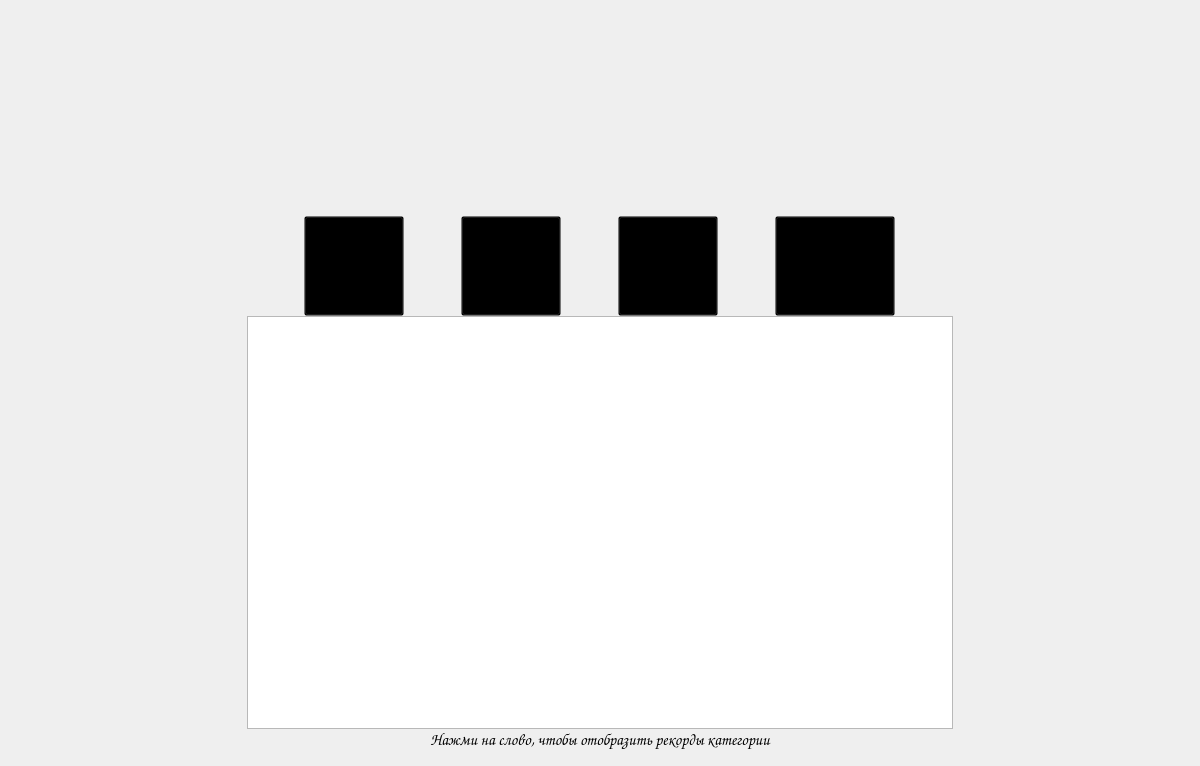
<?xml version="1.0" encoding="UTF-8"?>
<ui version="4.0">
 <class>top_menu</class>
 <widget class="QWidget" name="top_menu">
  <property name="geometry">
   <rect>
    <x>0</x>
    <y>0</y>
    <width>1200</width>
    <height>766</height>
   </rect>
  </property>
  <property name="maximumSize">
   <size>
    <width>1920</width>
    <height>1080</height>
   </size>
  </property>
  <property name="windowTitle">
   <string>Слепопечать v0.1</string>
  </property>
  <property name="styleSheet">
   <string notr="true">#top_menu {
	background-color: transparent;
	background: none;
	border: none;
	background-repeat: none;
}</string>
  </property>
  <layout class="QHBoxLayout" name="horizontalLayout" stretch="1,3,1">
   <property name="spacing">
    <number>0</number>
   </property>
   <item>
    <layout class="QVBoxLayout" name="verticalLayout_4" stretch="0">
     <item>
      <spacer name="horizontalSpacer">
       <property name="orientation">
        <enum>Qt::Horizontal</enum>
       </property>
       <property name="sizeHint" stdset="0">
        <size>
         <width>40</width>
         <height>20</height>
        </size>
       </property>
      </spacer>
     </item>
    </layout>
   </item>
   <item>
    <layout class="QVBoxLayout" name="verticalLayout" stretch="1,1,5,0">
     <property name="spacing">
      <number>0</number>
     </property>
     <property name="sizeConstraint">
      <enum>QLayout::SetNoConstraint</enum>
     </property>
     <property name="topMargin">
      <number>5</number>
     </property>
     <property name="bottomMargin">
      <number>5</number>
     </property>
     <item alignment="Qt::AlignHCenter">
      <widget class="QLabel" name="record_logo">
       <property name="sizePolicy">
        <sizepolicy hsizetype="Preferred" vsizetype="Preferred">
         <horstretch>0</horstretch>
         <verstretch>0</verstretch>
        </sizepolicy>
       </property>
       <property name="minimumSize">
        <size>
         <width>600</width>
         <height>200</height>
        </size>
       </property>
       <property name="maximumSize">
        <size>
         <width>650</width>
         <height>250</height>
        </size>
       </property>
       <property name="styleSheet">
        <string notr="true">#record_logo {
background-color: transparent;
border-image: url(:/images/images/top_logo.png);
background: none;
border: none;
background-repeat: none;
}
</string>
       </property>
       <property name="text">
        <string/>
       </property>
       <property name="alignment">
        <set>Qt::AlignCenter</set>
       </property>
      </widget>
     </item>
     <item>
      <layout class="QHBoxLayout" name="horizontalLayout_2" stretch="1,1,1,0">
       <item>
        <widget class="QPushButton" name="record_words_button">
         <property name="minimumSize">
          <size>
           <width>100</width>
           <height>100</height>
          </size>
         </property>
         <property name="maximumSize">
          <size>
           <width>100</width>
           <height>100</height>
          </size>
         </property>
         <property name="font">
          <font>
           <family>Comic Sans MS</family>
           <pointsize>20</pointsize>
           <weight>50</weight>
           <italic>false</italic>
           <bold>false</bold>
          </font>
         </property>
         <property name="styleSheet">
          <string notr="true">#record_words_button {
    background: transparent;
    font: &quot;Comic Sans MS&quot;;
    font-size: 20pt;
}

#record_words_button:pressed {
    background: transparent;
    font: &quot;Comic Sans MS&quot;;
    font-size: 18pt;
}</string>
         </property>
         <property name="text">
          <string>Слова</string>
         </property>
        </widget>
       </item>
       <item>
        <widget class="QPushButton" name="record_nums_button">
         <property name="minimumSize">
          <size>
           <width>100</width>
           <height>100</height>
          </size>
         </property>
         <property name="maximumSize">
          <size>
           <width>100</width>
           <height>100</height>
          </size>
         </property>
         <property name="font">
          <font>
           <family>Comic Sans MS</family>
           <pointsize>20</pointsize>
           <weight>50</weight>
           <italic>false</italic>
           <bold>false</bold>
          </font>
         </property>
         <property name="styleSheet">
          <string notr="true">#record_nums_button {
    background: transparent;
    font: &quot;Comic Sans MS&quot;;
    font-size: 20pt;
}

#record_nums_button:pressed {
    background: transparent;
    font: &quot;Comic Sans MS&quot;;
    font-size: 18pt;
}</string>
         </property>
         <property name="text">
          <string>Числа</string>
         </property>
        </widget>
       </item>
       <item>
        <widget class="QPushButton" name="record_letters_button">
         <property name="minimumSize">
          <size>
           <width>100</width>
           <height>100</height>
          </size>
         </property>
         <property name="maximumSize">
          <size>
           <width>100</width>
           <height>100</height>
          </size>
         </property>
         <property name="font">
          <font>
           <family>Comic Sans MS</family>
           <pointsize>20</pointsize>
           <weight>50</weight>
           <italic>false</italic>
           <bold>false</bold>
          </font>
         </property>
         <property name="styleSheet">
          <string notr="true">#record_letters_button {
    background: transparent;
    font: &quot;Comic Sans MS&quot;;
    font-size: 20pt;
}

#record_letters_button:pressed {
    background: transparent;
    font: &quot;Comic Sans MS&quot;;
    font-size: 18pt;
}</string>
         </property>
         <property name="text">
          <string>Буквы</string>
         </property>
        </widget>
       </item>
       <item>
        <widget class="QPushButton" name="record_customs_button">
         <property name="minimumSize">
          <size>
           <width>120</width>
           <height>100</height>
          </size>
         </property>
         <property name="maximumSize">
          <size>
           <width>120</width>
           <height>100</height>
          </size>
         </property>
         <property name="font">
          <font>
           <family>Comic Sans MS</family>
           <pointsize>20</pointsize>
           <weight>50</weight>
           <italic>false</italic>
           <bold>false</bold>
          </font>
         </property>
         <property name="styleSheet">
          <string notr="true">#record_customs_button {
    background: transparent;
    font: &quot;Comic Sans MS&quot;;
    font-size: 20pt;
}

#record_customs_button:pressed {
    background: transparent;
    font: &quot;Comic Sans MS&quot;;
    font-size: 18pt;
}</string>
         </property>
         <property name="text">
          <string>Кастом</string>
         </property>
        </widget>
       </item>
      </layout>
     </item>
     <item>
      <widget class="QTableWidget" name="record_table">
       <property name="minimumSize">
        <size>
         <width>0</width>
         <height>200</height>
        </size>
       </property>
       <property name="font">
        <font>
         <family>Comic Sans MS</family>
         <pointsize>20</pointsize>
        </font>
       </property>
       <property name="autoFillBackground">
        <bool>false</bool>
       </property>
       <property name="lineWidth">
        <number>5</number>
       </property>
       <property name="midLineWidth">
        <number>5</number>
       </property>
       <property name="editTriggers">
        <set>QAbstractItemView::NoEditTriggers</set>
       </property>
       <property name="defaultDropAction">
        <enum>Qt::CopyAction</enum>
       </property>
       <property name="showGrid">
        <bool>true</bool>
       </property>
       <property name="gridStyle">
        <enum>Qt::SolidLine</enum>
       </property>
       <property name="rowCount">
        <number>0</number>
       </property>
       <property name="columnCount">
        <number>0</number>
       </property>
      </widget>
     </item>
     <item alignment="Qt::AlignHCenter">
      <widget class="QLabel" name="record_info_label">
       <property name="font">
        <font>
         <family>Comic Sans MS</family>
         <pointsize>12</pointsize>
        </font>
       </property>
       <property name="text">
        <string>Нажми на слово, чтобы отобразить рекорды категории</string>
       </property>
       <property name="alignment">
        <set>Qt::AlignCenter</set>
       </property>
      </widget>
     </item>
    </layout>
   </item>
   <item>
    <layout class="QVBoxLayout" name="verticalLayout_3">
     <item alignment="Qt::AlignRight">
      <widget class="QPushButton" name="record_quit_button">
       <property name="sizePolicy">
        <sizepolicy hsizetype="Fixed" vsizetype="Fixed">
         <horstretch>0</horstretch>
         <verstretch>0</verstretch>
        </sizepolicy>
       </property>
       <property name="minimumSize">
        <size>
         <width>100</width>
         <height>100</height>
        </size>
       </property>
       <property name="maximumSize">
        <size>
         <width>100</width>
         <height>100</height>
        </size>
       </property>
       <property name="styleSheet">
        <string notr="true">#record_quit_button {
background-color: transparent;
border-image: url(:/icons/images/widget_quit.png);
background: none;
border: none;
background-repeat: none;
}
#record_quit_button:pressed
{
   border-image: url(:/icons/images/widget_quit_clicked.png);
}</string>
       </property>
       <property name="text">
        <string/>
       </property>
       <property name="shortcut">
        <string>Esc</string>
       </property>
      </widget>
     </item>
     <item>
      <spacer name="verticalSpacer">
       <property name="orientation">
        <enum>Qt::Vertical</enum>
       </property>
       <property name="sizeHint" stdset="0">
        <size>
         <width>20</width>
         <height>40</height>
        </size>
       </property>
      </spacer>
     </item>
    </layout>
   </item>
  </layout>
 </widget>
 <resources>
  <include location="../qrc_files/pictures.qrc"/>
 </resources>
 <connections/>
</ui>
